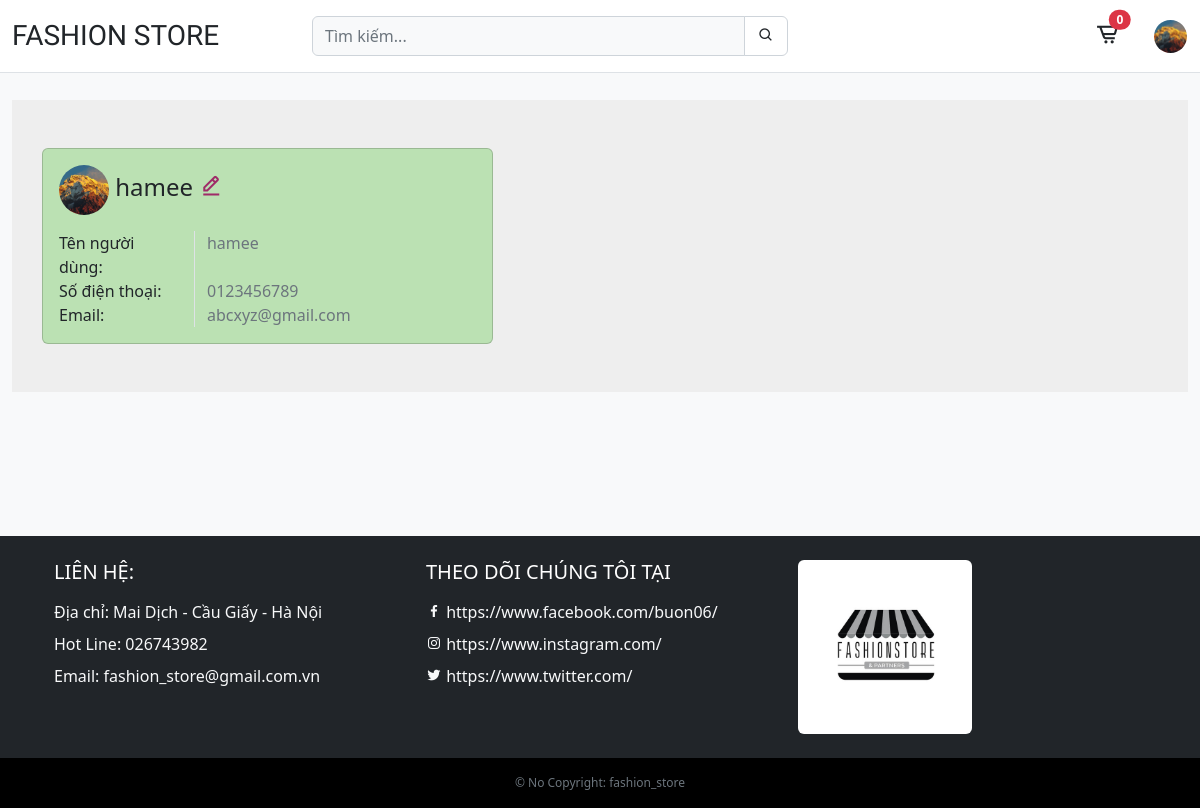
/myprofile (signed in), run on the app's committed database.
### core/models.py (models this page shows)
class ProfileUser(models.Model):
    user = models.OneToOneField(User, on_delete=models.CASCADE)
    avatar = models.ImageField(
        blank=True, null=True, upload_to='static/assets/user')
    phone = models.CharField(max_length=255, blank=True, null=True)

### core/views.py (the view)
# urls.py: path('myprofile', views.myprofile, name='myprofile'),
@login_required
def myprofile(request):
    profile = ProfileUser.objects.get(user=request.user.id)
    return render(request, 'core/myprofile.html', {'profile': profile})

### cart/cart.py (called while the page is built)
    def __len__(self):
        return sum(item['quantity'] for item in self.cart.values())

### cart/context_processors.py (called while the page is built)
def cart(request):
    return {'cart': Cart(request)}

### core/templates/core/myprofile.html (shortened to what this page needs)
{% extends 'core/base.html' %} {% block title %}My Profile{% endblock %} {% load static %} {% block content %}
<section style="background-color: #eee; margin-top: 100px">
    <div class="container py-5">
        <div class="row">
            <div class="col-lg-5">
                <div class="card card-body" style="background-color: #99d98c98;">
                    <h5 class="mb-3 h4">
                        <img src="{% if profile.avatar %} /{{profile.avatar}} {% else %} https://img.freepik.com/free-icon/user_318-875902.jpg?w=2000 {% endif %}" class="rounded-circle" style="width: 50px; height: 50px; object-fit: cover;" alt="">
                        {{request.user.username}}
                        <a href="{% url 'edit_myprofile' %}" style="color: #9f2b68"><i class="bx bx-edit-alt"></i></a>
                    </h5>
                    <div class="row">
                        <div class="col-sm-4">
                            <p class="mb-0">Tên người dùng:</p>
                        </div>
                        <div class="col-sm-8 border-start">
                            <p class="text-muted mb-0">{{request.user.username}}</p>
                        </div>
                    </div>
                    <div class="row">
                        <div class="col-sm-4">
                            <p class="mb-0">Số điện thoại:</p>
                        </div>
                        <div class="col-sm-8 border-start">
                            <p class="text-muted mb-0">{{profile.phone}}</p>
                        </div>
                    </div>
                    <div class="row">
                        <div class="col-sm-4">
                            <p class="mb-0">Email:</p>
                        </div>
                        <div class="col-sm-8 border-start">
                            <p class="text-muted mb-0">{{request.user.email}}</p>
                        </div>
                    </div>
                </div>
            </div>
            <div class="col-lg-7">
            </div>
        </div>
    </div>
</section>
{% endblock %}

### core/templates/core/base.html (shortened to what this page needs)
{% load static %}
<!DOCTYPE html>
<html lang="en">
    <head>
        <link href="https://unpkg.com/boxicons@2.1.4/css/boxicons.min.css" rel="stylesheet" />
        <link href="https://cdn.jsdelivr.net/npm/bootstrap@5.2.3/dist/css/bootstrap.min.css" rel="stylesheet" />
        <link rel="stylesheet" href="{% static 'css/styles.css' %}" type="text/css" />
    </head>
    <body class="bg-light">
        <div class="container-fluid d-none" id="main">
            <header
                class="row align-items-center py-3 border-bottom position-fixed top-0 w-100 bg-white"
                style="z-index: 2"
            >
                <div class="col col-4 col-md-3 col-lg-3">
                    <a class="h3" href="/" style="font-family: 'Roboto Condensed', sans-serif;">FASHION STORE</a>
                </div>
                <div class="col col-4 col-md-5 col-lg-5 position-relative">
                    <form class="w-100" method="get" action=".">
                        <div class="input-group">
                            <input
                                type="text"
                                name="query"
                                class="form-control bg-light"
                                placeholder="Tìm kiếm..."
                            />
                            <div class="input-group-btn btn-search">
                                <button class="btn btn-default" type="submit">
                                    <i class="bx bx-search"></i>
                                </button>
                            </div>
                        </div>
                    </form>
                </div>
                <div class="col col-4 col-md-4 col-lg-4">
                    <div class="navbar-right d-flex justify-content-end">
                        <div
                            hx-get="{% url 'hx_menu_cart' %}"
                            hx-trigger="update-menu-cart from:body"
                            hx-swap="innerHTML"
                        >
                            {% include 'cart/menu_cart.html' %}
                        </div>
                        {% if user.username %}
                        <div class="dropdown">
                            <img
                                src="{% if profile.avatar %} /{{profile.avatar}} {% else %} https://img.freepik.com/free-icon/user_318-875902.jpg?w=2000 {% endif %}"
                                class="btn dropdown-toggle rounded-circle p-0 ms-3"
                                alt=""
                                id="dropdownMenuButton"
                                data-toggle="dropdown"
                                aria-haspopup="true"
                                aria-expanded="false"
                                style="width: 35px; height: 35px; object-fit: cover;"
                            />
                        </div>
                        {% else %}
                        <a class="btn btn-primary d-none d-sm-block ms-4" href="{% url 'login' %}">Đăng nhập</a>
                        <a href="{% url 'login' %}" class="d-block d-sm-none" style="height: 30px"><i class='bx bx-user-circle' style="font-size: 30px;"></i></a>
                        {% endif %}
                    </div>
                </div>
            </header>
            {% block content %} {% endblock %}
        </div>
        {% if user.is_staff %}
            <div class="position-fixed bottom-0 end-0 alert alert-success alert-dismissible fade show" role="alert" id="alert">
            </div>
        {% endif %}
        <div class="w-100 m-auto px-4 d-none" style="padding-top: 120px" id="collaborate">
        </div>
        <footer class="bg-dark text-center text-lg-start position-relative d-none" id="footer">
            <div class="container p-4">
                <div class="row">
                    <div class="col-lg-4 col-md-12 mb-4 mb-md-0 text-white">
                        <h5 class="text-uppercase">Liên hệ:</h5>
                        <ul class="p-0 mt-3">
                            <li class="text-light mb-2">Địa chỉ: Mai Dịch - Cầu Giấy - Hà Nội</li>
                            <li class="text-light mb-2">Hot Line: 026743982</li>
                            <li class="text-light mb-2">Email: fashion_store@gmail.com.vn</li>
                        </ul>
                    </div>
                    <div class="col-lg-4 col-md-12 mb-4 mb-md-0 text-white">
                        <h5 class="text-uppercase">Theo dõi chúng tôi tại</h5>
                        <ul class="p-0 mt-3">
                            <li class="text-light mb-2">
                                <i class='bx bxl-facebook'></i>
                                <a href="https://www.facebook.com/buon06/" class="text-light">https://www.facebook.com/buon06/</a>
                            </li>
                            <li class="text-light mb-2">
                                <i class='bx bxl-instagram' ></i>
                                <a href="https://www.instagram.com/" class="text-light">https://www.instagram.com/</a>
                            </li>
                            <li class="text-light mb-2">
                                <i class='bx bxl-twitter'></i>
                                <a href="https://www.twitter.com/" class="text-light">https://www.twitter.com/</a>
                            </li>
                        </ul>
                    </div>
                    <div class="col-lg-4 col-md-12">
                        <img src="{% static 'assets/logo.jfif' %}" class="w-50 rounded-2" alt="">
                    </div>
                </div>
            </div>
            <div class="text-center py-3 text-muted bg-black" style="font-size: 12px;">
                © No Copyright:
                <a class="text-muted" href="https://www.facebook.com/buon06/">fashion_store</a>
            </div>
        </footer>
    </body>
</html>

### static/css/styles.css (style rules this page uses)
* { margin: 0; padding: 0; list-style-type: none; }
a { text-decoration: none; color: #212529; }
.btn-search { border: 1px solid #ced4da; border-radius: 0.375rem; }
.card-body { min-height: 110.38px; }

### core/templates/core/base.html (style rules this page uses)
#main { transition: display 0.3s ease-in; }
#alert { animation: slideUp 0.4s ease-in-out; }

### data on the page
ProfileUser: avatar (picture), phone "0123456789"

### other printed values
{{ cart|length }} "0"
{{ request.user.username }} "hamee"
{{ request.user.email }} "abcxyz@gmail.com"
